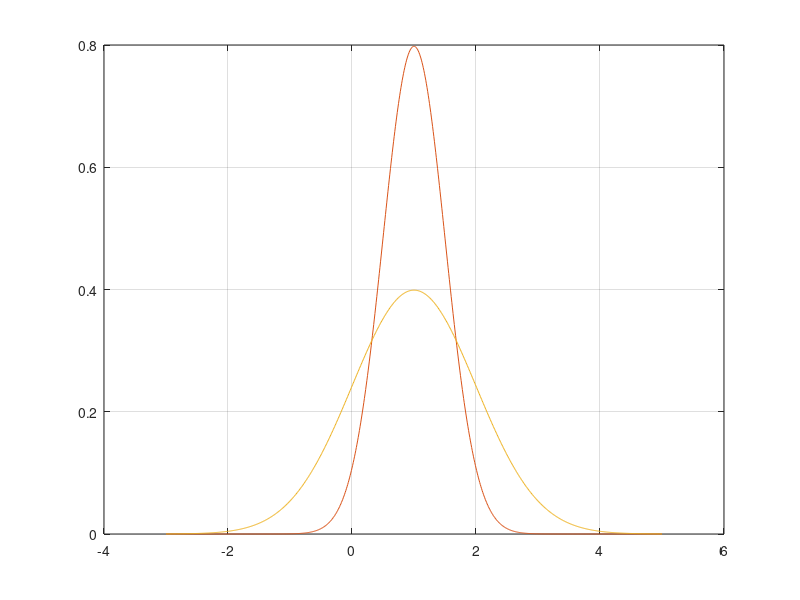

Here is the MATLAB script that generated this plot:
clear all; clc;

for sigma =0:0.5:1
    mu      = 1;
%     sigma = 1;
    x          = (-4:0.01:4) +mu;
    PDF    = (1/(sigma*sqrt(2*pi)))*exp(-(x-mu).^2/(2*sigma^2));
    plot(x,PDF); hold on; grid on; pause(1);
end

